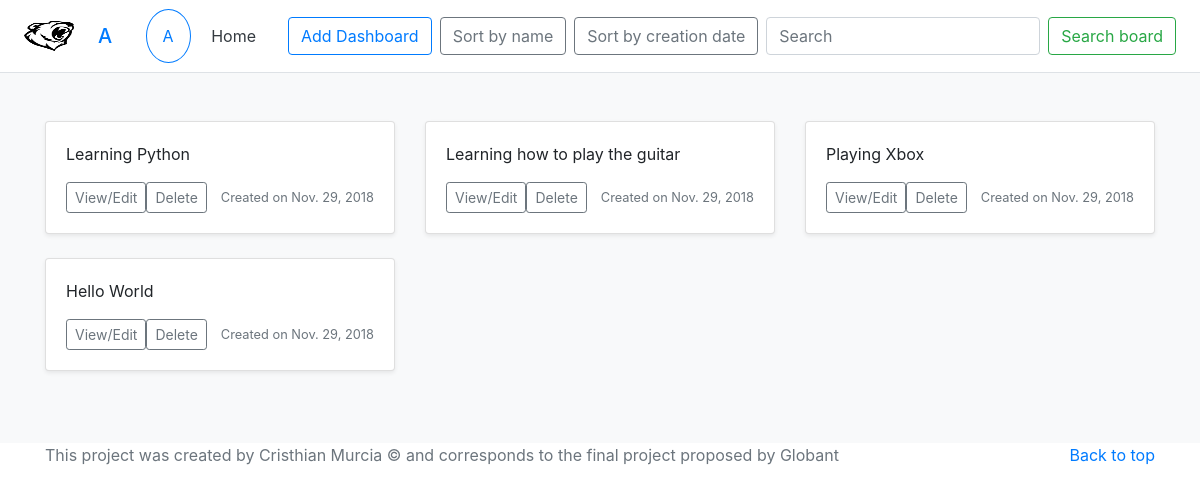
The app's page /dashboards/ with its own data.
### dashboards/models.py (models this page shows, shortened)
class Board(models.Model):
    name = models.CharField(max_length=50)
    slug = models.SlugField(blank=True, null=True)
    create_date = models.DateField(default=timezone.now())

### dashboards/views.py (the view)
# urls.py: path('',  dashboards, name = 'dashboards'),
def dashboards(request):
    user_starting_letter = str(request.user)[0].capitalize()
    all_boards = Board.objects.all()
    context = {'user_starting_letter':user_starting_letter, 'all_boards': all_boards}
    print('sl', user_starting_letter,'user', str(request.user), 'auth', str(request.user.is_authenticated), 'id', str(request.user.pk))
    return render(request, 'dashboards/dashboards.html', context)

### dashboards/templates/dashboards/dashboards.html (shortened to what this page needs)
<!doctype html>
{% load static %}
<html lang="en">
  <head>
    <link rel="stylesheet" href="https://stackpath.bootstrapcdn.com/bootstrap/4.1.3/css/bootstrap.min.css">
  </head>
  <body>
    <header>
        <div class="d-flex flex-column flex-md-row align-items-center p-3 px-md-4 bg-white border-bottom shadow-sm">
          <a href="{% url 'users:welcome'%}"><img class="navbar-brand img-responsive" src= "{% static 'users/images/logo.jpg' %}" alt="" width="50" height="40"></a>
          <h5 class="my-0 mr-md-auto p-2 text-dark"><a href="{% url 'users:welcome'%}">{{user_starting_letter}}</a></h5>
          <nav class="my-2 my-md-0 mr-md-3">
            <a class="p-2 text-center" href=""><span class="border border-primary rounded-circle p-3">{{user_starting_letter}}</span></a>
            <a class="p-2 text-dark" href="{% url 'users:welcome'%}">Home</a>
          </nav>
          <a class="btn btn-outline-primary ml-2" href="{% url 'dashboards:create_board'%}">Add Dashboard</a>
          <a class="btn btn-outline-secondary ml-2" href="{% url 'dashboards:sort_by_name'%}">Sort by name</a>
          <a class="btn btn-outline-secondary ml-2" href="{% url 'dashboards:sort_by_date'%}">Sort by creation date</a>
          <form class="form-inline my-2 my-lg-0 ml-2" action="{% url 'dashboards:search_board'%}" method="post">
            <input class="form-control mr-sm-2" type="text" placeholder="Search" aria-label="Search" name = "board_name">
            <button class="btn btn-outline-success my-2 my-sm-0" type="submit">Search board</button>
          </form>
        </div>
    </header>
    <main role="main">
      <div class="album py-5 bg-light">
        <div class="container">
          <div class="row">
            {% for board in all_boards %}
            <div class="col-md-4">
              <div class="card mb-4 shadow-sm">
                <div class="card-body">
                  <p class="card-text">{{board.name}}</p>
                  <div class="d-flex justify-content-between align-items-center">
                    <div class="btn-group">
                      <a href="{% url 'dashboards:edit_board' board.pk %}"><button type="button" class="btn btn-sm btn-outline-secondary" href="{% url 'dashboards:edit_board' board.pk %}">View/Edit</button></a>
                      <a href="{% url 'dashboards:delete_board' board.pk %}"><button type="button" class="btn btn-sm btn-outline-secondary" href="{% url 'dashboards:delete_board' board.pk %}">Delete</button></a>
                    </div>
                    <small class="text-muted">Created on {{board.create_date}}</small>
                  </div>
                </div>
              </div>
            </div>
            {%endfor%}
          </div>
        </div>
      </div>
    </main>
    <footer class="text-muted">
      <div class="container">
        <p class="float-right">
          <a href="#">Back to top</a>
        </p>
        <p>This project was created by Cristhian Murcia &copy; and corresponds to the final project proposed by <a>Globant</a></p>
      </div>
    </footer>
  </body>
</html>

### records on screen
Board: name "Learning Python", create_date "Nov. 29, 2018"
Board: name "Learning how to play the guitar", create_date "Nov. 29, 2018"
Board: name "Playing Xbox", create_date "Nov. 29, 2018"
Board: name "Hello World", create_date "Nov. 29, 2018"

### other values on screen
{{ user_starting_letter }} "A"
